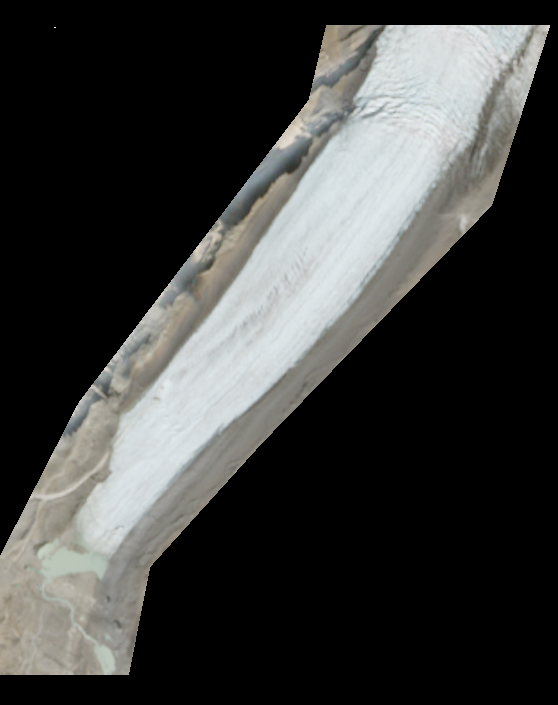
#> input picture Sentinel-2-L2A/Full_09032024.png, 558 x 705 px
$ python ZNCC.py
#> lines starting #> are read from the running program, lines starting #| are printed output that depends on the picture
import cv2 as cv
import numpy as np
from matplotlib import pyplot as plt

# --- Load images ---
img = cv.imread('Sentinel-2-L2A/Full_09032024.png', cv.IMREAD_GRAYSCALE)
#> img: shape (705, 558); min 0, max 255, mean 60.8
assert img is not None, "file could not be read — check path"

template = cv.imread('Sentinel-2-L2A/Template_01_09112020.png', cv.IMREAD_GRAYSCALE)
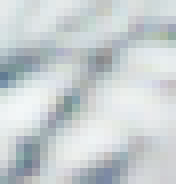
#> input picture Sentinel-2-L2A/Template_01_09112020.png, 22 x 23 px (shown 8 times larger)
#> template: shape (23, 22); min 118, max 246, mean 205.2
assert template is not None, "template could not be read — check path"

# --- Template size ---
w, h = template.shape[::-1]
#> w = 22; h = 23
print(f"Template Dimensions: {w} x {h}")
#| Template Dimensions: 22 x 23

# --- Apply Template Matching using TM_CCOEFF ---
method = cv.TM_CCOEFF
res = cv.matchTemplate(img, template, method)
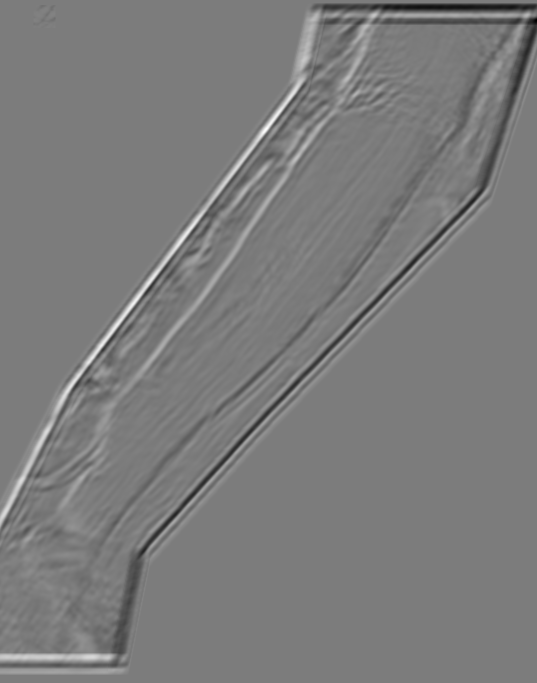
#> res: shape (683, 537) float32; min -380950.7, max 401910.9, mean -837.6; drawn with min black and max white

# --- Find best match location (maximum correlation) ---
min_val, max_val, min_loc, max_loc = cv.minMaxLoc(res)
#> min_val = -380950.7; max_val = 401910.9; min_loc = (536, 20); max_loc = (266, 128)
top_left = max_loc
#> top_left = (266, 128)
bottom_right = (top_left[0] + w, top_left[1] + h)
#> bottom_right = (288, 151)

print(f"Best match at {top_left} with correlation {max_val:.4f}")
#| Best match at (266, 128) with correlation 401910.9375

# --- Draw rectangle on a copy of the original image ---
img_display = img.copy()
cv.rectangle(img_display, top_left, bottom_right, 255, 1)  # white outline
#> img_display: shape (705, 558); min 0, max 255, mean 60.8

# --- Visualization ---
plt.figure(figsize=(6,3))

plt.subplot(1,2,1)
plt.imshow(res, cmap='inferno', interpolation='nearest')
plt.title('Correlation Map (TM_CCOEFF)')
plt.xticks([]), plt.yticks([])

plt.subplot(1,2,2)
plt.imshow(img_display, cmap='gray', interpolation='nearest')
plt.title('Detected Region')
plt.xticks([]), plt.yticks([])

plt.tight_layout()
plt.show()
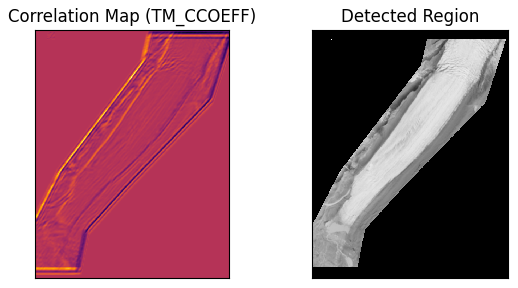
#> figure drawn by matplotlib, 2 panels
